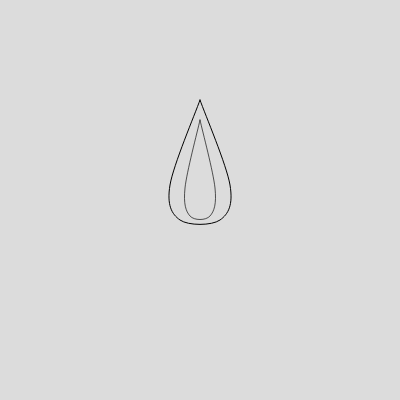
Frame 1 (no input)
Frame 60 (no input): identical to frame 1, image omitted
Frame 120 (the mouse pressed at the canvas centre since frame 60): identical to frame 1, image omitted

The p5.js sketch that drew this single still picture (run headless with seeded random() and noise() and a simulated clock; from frame 60 on, the mouse is pressed at the canvas centre):

// p5.js sketch
// ── sketch.js
let angle=0;
function setup() {
  createCanvas(400, 400);
}

function draw() {
  background(220);
  noFill(); 
translate(width/2,height/2);
   angle=angle+0.1+54;
//rotate(radians(angle));
beginShape();
curveVertex(0,-100); 
curveVertex(0,-100); 
curveVertex(-30,-15); 
curveVertex(-20,20); 
curveVertex(20,20); 
curveVertex(30,-15); 
curveVertex(0,-100); 
curveVertex(0,-100); 
endShape();
scale(0.5,0.8);
beginShape();
curveVertex(0,-100); 
curveVertex(0,-100); 
curveVertex(-30,-15); 
curveVertex(-20,20); 
curveVertex(20,20); 
curveVertex(30,-15); 
curveVertex(0,-100); 
curveVertex(0,-100); 
endShape();
rotate(radians(-54));
}
